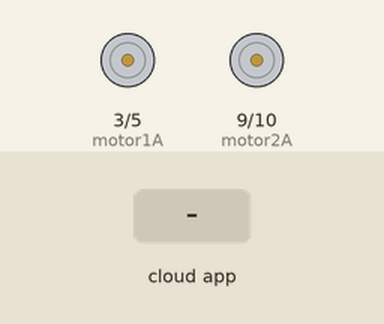
The sketch below on a simulated Arduino Uno, built with avr-gcc and run on an emulated ATmega328P. Shown: motor-driver pin pairs drawn as motors (green arrow = first pin HIGH = forward, orange = second pin HIGH = backward, longer = more drive, scaled by the enable pin). The inputs (shaded band) are chosen by the test bench. The ROS host is connected and sends only what is stated.

Above: at 1.2 s.
1.3 s: the phone or cloud app sets Vectoring_velocity to -100
At 2.0 s:
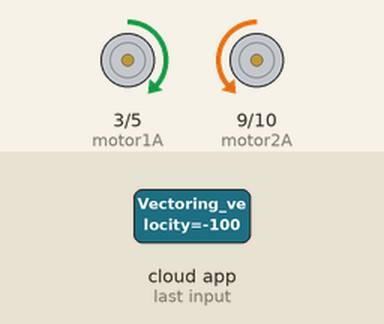
2.8 s: the phone or cloud app sets Vectoring_velocity to 0
At 3.2 s:
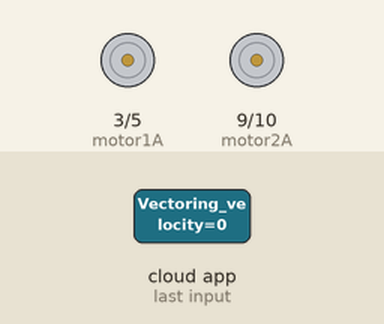
4.3 s: the phone or cloud app sets Vectoring_velocity to 100
At 5.5 s:
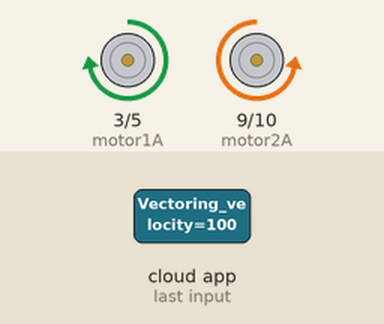
Timing chart, 0 to 7.3 s (numbered marks = the images above; inputs shaded):
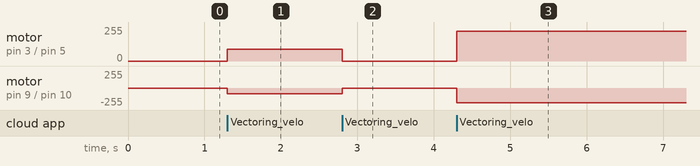

Measured:
- after the input at 1.3 s, motor on pin 3 (motor1A) / pin 5 (motor1B): stopped → forward 87/255 at once; motor on pin 9 (motor2A) / pin 10 (motor2B): stopped → backward 87/255 at once
- after the input at 2.8 s, motor on pin 3 (motor1A) / pin 5 (motor1B): forward 87/255 → stopped at once; motor on pin 9 (motor2A) / pin 10 (motor2B): backward 87/255 → stopped at once
- after the input at 4.3 s, motor on pin 3 (motor1A) / pin 5 (motor1B): stopped → forward 222/255 at once; motor on pin 9 (motor2A) / pin 10 (motor2B): stopped → backward 222/255 at once

The sketch:

uploadingarduino.ino
```cpp
#include <ros.h>
#include <std_msgs/Empty.h>
#include <std_msgs/String.h>
#include <std_msgs/Float64.h>

#define motor1A 3   // IN1 pin for motor 1
#define motor1B 5   // IN2 pin for motor 1
#define motor2A 9   // IN3 pin for motor 2
#define motor2B 10  // IN4 pin for motor 2

#define motor1Enable 6   // Enable A pin for motor 1 (PWM for speed control)
#define motor2Enable 11  // Enable B pin for motor 2 (PWM for speed control)

double maxrpm = 73;
double wheel_radius = 0.19;
double s_angle = 0;
double rs = 0;
const int x = 0.75;  // wheelbase
const int trackwidth2 = 0.30;

ros::NodeHandle nh;

std_msgs::Float64 Vel;
std_msgs::Float64 Str;
std_msgs::Float64 debug_msg;

ros::Publisher LEDVelocity("state_velocity", &Vel);
ros::Publisher LEDSteering("state_steering", &Str);
ros::Publisher debugPub("debug_info", &debug_msg);

void doubleToString(char *buffer, size_t bufferSize, double value) {
  dtostrf(value, 6, 2, buffer);  // Convert double to string with 2 decimal places
}


void output(int motor1, int motor2) {
  digitalWrite(motor2A, LOW);  // 2A high == forward
  digitalWrite(motor2B, HIGH);

  // Set motor 1 speed using PWM (0-255 for duty cycle)
  analogWrite(motor2Enable, motor2);  // Adjust value for desired speed

  digitalWrite(motor1A, HIGH);   // 2A high == forward
  digitalWrite(motor1B, LOW);

  // Set motor 1 speed using PWM (0-255 for duty cycle)
  analogWrite(motor1Enable, motor1);
}

double r_s(double s_angle) {
  double r_dash = x / sin(s_angle);
  double r = x / tan(s_angle);

  debug_msg.data = (double)(x / tan(s_angle));
  debugPub.publish(&debug_msg);
  return x / tan(s_angle);
}

double mapped(double velocity) {
  double mapped_velocity = exp(0.034 * velocity) - 1;
  double x = mapped_velocity * 255 / 1.4524;
  return ceil(x);
}

double velocity_output(double velocity,double radius,bool inner){
  double v=0;

  if(inner){
     v=((radius-((1/2)*trackwidth2))*velocity)/radius;
    return v;


    }
  else{
    v=((radius+((1/2)*trackwidth2))*velocity)/radius;
    return v;

    }

  }

void right_left(double angle, double r, double v) {
  double degree_angle=angle*(3.14/180);
  if(degree_angle>0){
    double inner=velocity_output(v,r,true);
    double outer=velocity_output(v,r,false);
    double mapped1=mapped(inner);
    double mapped2=mapped(outer);


    output(mapped1,mapped2);


    }
   else if(degree_angle<0){
    double inner=velocity_output(v,r,true);
    double outer=velocity_output(v,r,false);

    double mapped1=mapped(inner);
    double mapped2=mapped(outer);
    output(mapped2,mapped1);


    }
   else{
    double mapped1=mapped(v);


    output(mapped1,mapped1);
    }

}

void message_Cb_S(const std_msgs::Float64& stearing) {
  s_angle = stearing.data;  // Use incoming steering data
  rs = r_s(s_angle);
  Str.data = stearing.data;

  // debug_msg.data = s_angle;
  // debugPub.publish(&debug_msg);
}

void message_Cb_v(const std_msgs::Float64& velocity) {
  double Velocity = velocity.data;
  right_left(s_angle, rs, Velocity);

}

ros::Subscriber<std_msgs::Float64> sub1("Vectoring_steering", &message_Cb_S);
ros::Subscriber<std_msgs::Float64> sub2("Vectoring_velocity", &message_Cb_v);

void setup() {
  pinMode(motor1A, OUTPUT);
  pinMode(motor1B, OUTPUT);
  pinMode(motor2A, OUTPUT);
  pinMode(motor2B, OUTPUT);

  nh.initNode();
  nh.subscribe(sub1);
  nh.subscribe(sub2);
  nh.advertise(LEDVelocity);
  nh.advertise(LEDSteering);
  nh.advertise(debugPub);
}

void loop() {
  LEDVelocity.publish(&Vel);
  LEDSteering.publish(&Str);
  nh.spinOnce();
  delay(1);
}
```
